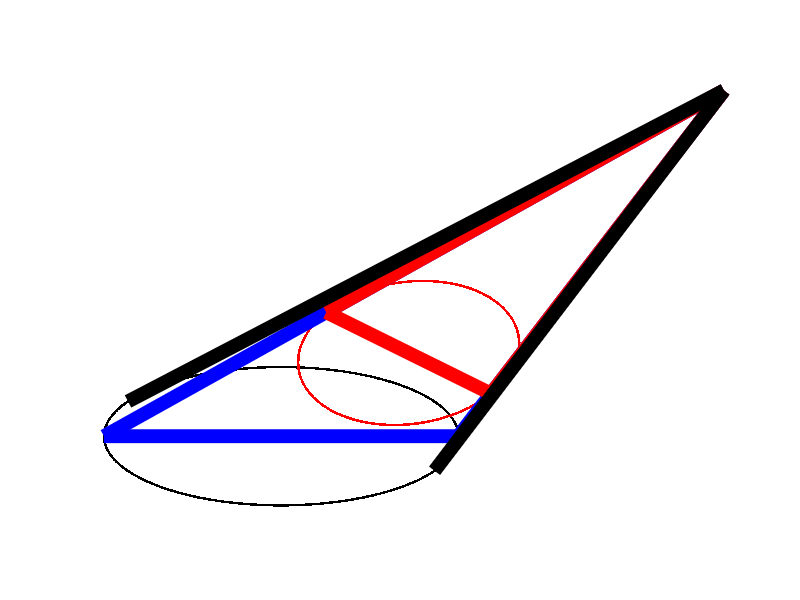

Write MATLAB code to recreate this figure.
r = 10;
Vertice = [0; 25; 50];
Rapporto = 0.75;
Res = 1000;
Spessore = 10;
theta = pi/4;
pseudogamma_tangenza = floor(1/3 * (Res - 1) + 1);

alpha = linspace(0, 2 * pi, Res);
base = [	r * cos(alpha);
		r * sin(alpha);
		zeros(1, Res)	];

triangolo = [	zeros(1, 3);
		- r, r, Vertice(2);
		0, 0, Vertice(3)	];

phi1 = pi/2 - atan((triangolo(3,3) - triangolo(3,1))/(triangolo(2,3) - triangolo(2,1)));
phi3 = - pi/2 + phi1 + atan((triangolo(3,3) - triangolo(3,2))/(triangolo(2,3) - triangolo(2,2)));
T1 = [	1,	0,		0;
	0,	cos(phi1),	-sin(phi1);
	0,	sin(phi1),	cos(phi1)	];
T2 = [	1,	0,	0;	
	0,	-1,	0;
	0,	0,	1	];
T3 = [	1,	0,		0;
	0,	cos(phi3),	-sin(phi3);
	0,	sin(phi3),	cos(phi3)	];
T = Rapporto * inv(T1) * T3 * T2 * T1;

matriceVertice = kron(Vertice,ones(1,3));
triangolo2 = T * (triangolo - matriceVertice) + matriceVertice;

triangolo3 = [	base(:,pseudogamma_tangenza), base(:,pseudogamma_tangenza + Res/2), Vertice	];

R = [	cos(theta),		0,	-sin(theta);
	0,			1,	0;
	sin(theta),		0,	cos(theta)];

base = R * base;
matriceVertice = kron(Vertice,ones(1,Res));
base2 = R * (T * (base - matriceVertice) + matriceVertice);
triangolo = R * triangolo;
triangolo2 = R * triangolo2;
triangolo3 = R * triangolo3;
triangolo = [triangolo, triangolo(:,1)];
triangolo2 = [triangolo2, triangolo2(:,1)];

Immagine = figure("visible","off");
axis off;
hold on;
plot(base(2,:),base(3,:),".k");
plot(base2(2,:),base2(3,:),".r");
plot(triangolo(2,:),triangolo(3,:),"-b","linewidth",Spessore);
plot(triangolo2(2,:),triangolo2(3,:), "-r","linewidth",Spessore);
plot([triangolo3(2,1) triangolo3(2,3)],[triangolo3(3,1) triangolo3(3,3)], "-k","linewidth",Spessore);
plot(triangolo3(2,2:3),triangolo3(3,2:3), "-k","linewidth",Spessore);
print(Immagine, "Immagine_Apollonio_subcontraria.png");
